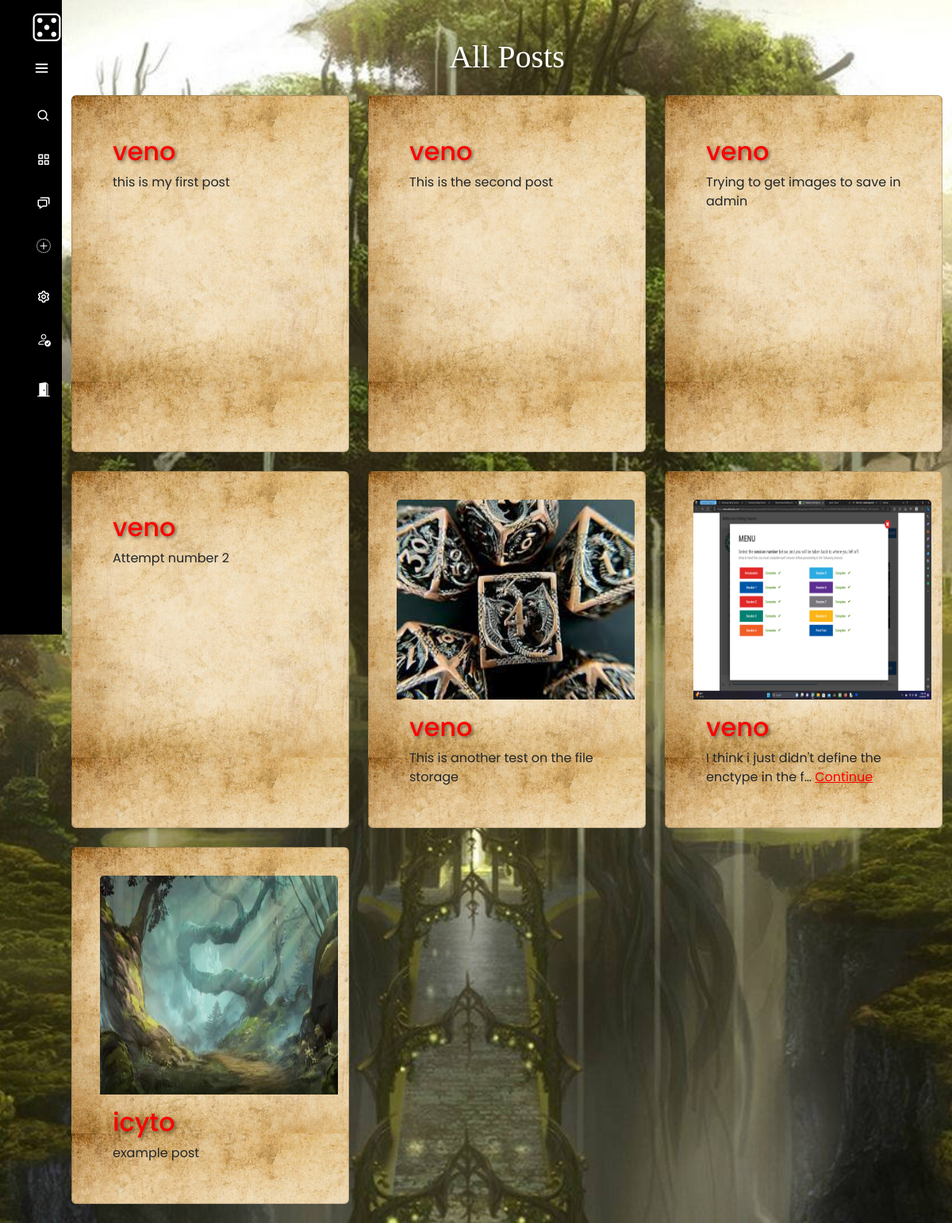
The page / on the database its author committed.
### app/models.py (models this page shows)
class Post(models.Model):
    creator = models.ForeignKey(User, on_delete=models.CASCADE)
    image = models.ImageField(
        max_length=350, upload_to="images/", null=True, blank=True
    )
    caption = models.TextField(max_length=350)
    date = models.DateTimeField(auto_now_add=True)

### app/views.py (the view)
# urls.py: 2. Add a URL to urlpatterns:  path('', views.home, name='home')
def home(request):
    posts = Post.objects.all()
    if request.method == "POST":
        searched = request.POST.get("searched")
        if searched:
            posts = Post.objects.filter(caption__icontains=searched)
    return render(request, "home.html", {"posts": posts})

### app/templates/home.html (shortened to what this page needs)
{% extends 'base.html' %} {% load static %} {% block title %}Welcome{% endblock %} {% block content %}
<div class="container mt-5">
  <h1 class="mb-4 text-center">All Posts</h1>
  <div class="d-flex justify-content-center align-items-center">
    {% if searched %}
    <div class="row">
      {% for post in posts %}
      <div class="col-lg-4 mb-4">
        <div class="card bg-dark text-white">
          <div class="card-body">
            <p class="card-text">{{ post.creator }}</p>
            <div class="post-caption" data-full-caption="{{ post.caption }}">
              {% if post.image %}
              <img
                src="{{ post.image.url }}"
                class="card-img-top"
                alt="Post Image"
              />
              {% endif %} {% if post.caption|length > 50 %}
              <div class="truncated-caption">
                {{ post.caption|truncatechars:50 }}
                <a href="#" class="continue-link">Continue</a>
              </div>
              <div class="full-caption" style="display: none">
                {{ post.caption }}
                <a href="#" class="close-link">Close</a>
              </div>
              {% else %} {{ post.caption }} {% endif %}
            </div>
          </div>
        </div>
      </div>
      {% endfor %}
    </div>
    {% else %}
    <div class="row">
      {% for post in posts %}
      <div class="col-lg-4 mb-4 d-flex align-items-stretch">
        <div class="card">
          {% if post.image %}
          <img
            src="{{ post.image.url }}"
            class="card-img-top"
            alt="Post Image"
          />
          {% endif %}
          <div class="card-body">
            <h2 class="card-text"> <a href="{% url "userprofile" post.creator.id %}" class="link text-decoration-none">{{ post.creator }}</a></h2>
            <div class="post-caption" data-full-caption="{{ post.caption }}">
              {% if post.caption|length > 50 %}
              <div class="truncated-caption">
                {{ post.caption|truncatechars:50 }}
                <a href="#" class="continue-link">Continue</a>
              </div>
              {% else %} {{ post.caption }} {% endif %}
            </div>
          </div>
        </div>
      </div>
      {% endfor %}
    </div>
    {% endif %}
  </div>
</div>
{% endblock %}

### rows shown on the page
Post: creator "veno", caption "this is my first post"
Post: creator "veno", caption "This is the second post"
Post: creator "veno", caption "Trying to get images to save in admin"
Post: creator "veno", caption "Attempt number 2"
Post: image (picture), creator "veno", caption "This is another test on the file storage"
Post: image (picture), creator "veno", caption "I think i just didn't define the enctype in the f…"
Post: image (picture), creator "icyto", caption "example post"
